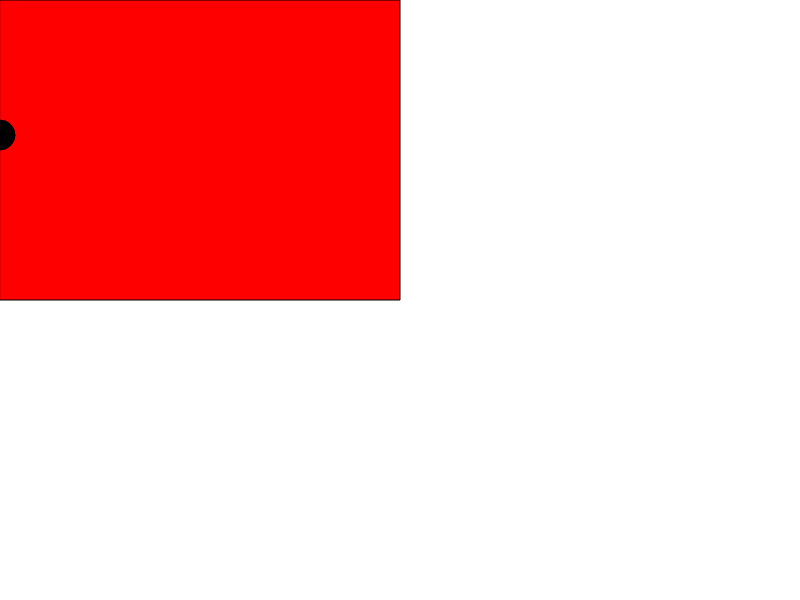
Frame 1 (no input)
Frame 60 (no input): identical to frame 1, image omitted
Frame 120 (the mouse pressed at the canvas centre since frame 60): blank canvas, image omitted

The p5.js sketch that drew this single still picture (run headless with seeded random() and noise() and a simulated clock; from frame 60 on, the mouse is pressed at the canvas centre):

// p5.js sketch
// ── sketch.js
function setup() {
  //Cria a tela
  createCanvas (800, 600);
}

function draw() {
  //Dar cor ao plano de fundo
  background(255);
  
  /*Desenha o retângulo vermelho caso o mouse 
  esteja dentro das coordenadas desejada*/
  if (mouseX<400){
    if (mouseY<300){
      fill (255,0,0);
      rect (0,0,400,300);
      /*Desenha o circulo preto seguindo o mouse 
      apenas na posição X*/
      fill (0,0,0);
      circle (mouseX,135,30);
    }
  }
  
  /*Desenha o retângulo verde caso o mouse 
  esteja dentro das coordenadas desejada*/
  if (mouseX>400){
    if (mouseY<300){
      fill (0,255,0);
      rect (400,0,400,300);
      /*Desenha o quadrado preto seguindo o mouse 
      apenas na posição Y*/
      fill (0,0,0);
      square (585,mouseY,30);
    }
  }
  
  /*Desenha o retângulo azul caso o mouse 
  esteja dentro das coordenadas desejada*/
  if (mouseX<400){
    if (mouseY>300){
      fill (0,0,255);
      rect (0,300,400,300);
      /*Desenha o triângulo preto seguindo o mouse 
      na posição X e na posição Y*/
      fill (0,0,0);
      triangle(mouseX,mouseY-50,mouseX-50,mouseY+50,mouseX+50,mouseY+50);
    }
  }
  
  /*Desenha o retângulo amarelo caso o mouse 
  esteja dentro das coordenadas desejada*/
  if (mouseX>400){
    if (mouseY>300){
      fill (255,255,0);
      rect (400,300,400,300);
      /*Desenha a linha preta seguindo o mouse 
      na posição X*/
      if (mouseX<600){
        line (mouseX,300,mouseX,600); 
      }
      else{
        /*Desenha a linha preta seguindo o mouse 
        na posição Y*/
        line (600,mouseY,800,mouseY);
      }
    }
  }
}
